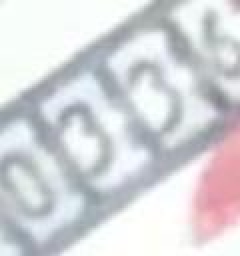
#> input picture images/3 numbers only/0a6ef0.jpg, 120 x 128 px, given as the content of the folder /content/drive/My Drive/Cadrants/aligned, which was not available (shown 2 times larger)
$ jupyter execute --allow-errors AI_for_meter_reading_clean.ipynb   (shell and % lines are left out)   (text cells are left out)
#> lines starting #> are read from the running program, lines starting #| are printed output that depends on the picture; after the words box and inside, x2 and y2 are one past the last pixel; in counts of white or black regions, pixels touching at a corner belong together; pictures that were not available may be replaced by others from this repository, and a replacement may not be noted
[cell 1]
# Décommentez si vous exécutez ce notebook sur Google Colab avec les données sur Drive
# from google.colab import drive
# drive.mount('/content/drive')

[cell 2]
import os
import re
import math
import shutil

import cv2
import yaml
import numpy as np
import pandas as pd
import matplotlib.pyplot as plt
from PIL import Image
from tqdm import tqdm

from ultralytics import YOLO
import easyocr

import torch
import torch.nn as nn
import torch.nn.functional as F
from torch.utils.data import Dataset, DataLoader, random_split
from torchvision import transforms, models

[cell 3]
# === CONFIGURATION ==========================================================
# Adaptez BASE_DIR à votre projet (dossier local ou chemin Google Drive)
BASE_DIR = "/content/drive/My Drive/Cadrants"   # <-- à adapter

CONFIG = {
    # images brutes du challenge (les 793 photos de compteurs)
    "raw_images_dir": os.path.join(BASE_DIR, "pictures"),

    # --- Etape 1 : detection / decoupage du cadran ---
    "yolo_crop_yaml": os.path.join(BASE_DIR, "cadrants.v4i.yolov8", "data.yaml"),
    "yolo_crop_train_images": os.path.join(BASE_DIR, "cadrants.v4i.yolov8", "train", "images"),
    "yolo_crop_weights": os.path.join(BASE_DIR, "modele", "best.pt"),
    "crops_dir": os.path.join(BASE_DIR, "crops"),

    # --- Etape 2 : detection des reperes noir / rouge + alignement ---
    "yolo_align_yaml": os.path.join(BASE_DIR, "boites.v3i.yolov8", "data.yaml"),
    "yolo_align_train_images": os.path.join(BASE_DIR, "boites.v3i.yolov8", "train", "images"),
    "yolo_align_weights": os.path.join(BASE_DIR, "modele", "best_align.pt"),
    "aligned_dir": os.path.join(BASE_DIR, "aligned"),

    # --- Etape 3 : suppression de la partie rouge + recadrage final ---
    "final_crops_dir": os.path.join(BASE_DIR, "final_crops"),
    "final_size": (128, 384),   # (H, W) attendu par la lecture des chiffres

    # --- Etape 4 : lecture des chiffres ---
    "labels_csv": os.path.join(BASE_DIR, "essai_train", "label_filtre_officiel.csv"),
    "submission_csv": os.path.join(BASE_DIR, "submission.csv"),
}

for key in ["crops_dir", "aligned_dir", "final_crops_dir"]:
    os.makedirs(CONFIG[key], exist_ok=True)
#> in build_final_dataset, cv_img is the input picture: shape (128, 120, 3); mean B, G, R 217.4, 213.7, 212.7

#> (the rest of this cell did not finish here and is left out)

[cell 4]
def write_yolo_yaml(yaml_path, train_images_dir, val_images_dir, class_names):
    '''Génère le fichier data.yaml attendu par ultralytics.'''
    os.makedirs(os.path.dirname(yaml_path), exist_ok=True)
    data_config = {
        "train": train_images_dir,
        "val": val_images_dir,
        "nc": len(class_names),
        "names": class_names,
    }
    with open(yaml_path, "w") as f:
        yaml.dump(data_config, f, default_flow_style=False)
    print(f"YAML écrit : {yaml_path}")
    return yaml_path

[cell 5]
# --- Entraînement du modèle de détection du cadran (à lancer une seule fois) ---
write_yolo_yaml(
    CONFIG["yolo_crop_yaml"],
    CONFIG["yolo_crop_train_images"],
    CONFIG["yolo_crop_train_images"],
    class_names=["chiffres"],
)

#> (the rest of this cell did not finish here and is left out)

[cell 6]
# [25 lines left out: function crop_dial_zone, not called in this run]


# --- Utilisation avec le modèle déjà entraîné ---
#> (the rest of this cell did not finish here and is left out)

[cell 7]
write_yolo_yaml(
    CONFIG["yolo_align_yaml"],
    CONFIG["yolo_align_train_images"],
    CONFIG["yolo_align_train_images"],
    class_names=["noir", "rouge"],
)

#> (the rest of this cell did not finish here and is left out)

[cell 8]
CLASS_TO_ID = {"noir": 0, "rouge": 1}


# [32 lines left out: function generate_align_labels, not called in this run]

[cell 9]
# [62 lines left out: functions compute_center, compute_angle, rotate_image, align_dial, not called in this run]


# --- Utilisation avec le modèle déjà entraîné ---
#> (the rest of this cell did not finish here and is left out)

[cell 10]
def remove_red_zone(image, sat_thresh=90, hue_low=(0, 10), hue_high=(170, 180)):
    '''Détecte les pixels rouges du cadran (roue des décimales) via un
    seuillage HSV et les remplace par du noir, pour ne garder que la partie
    noire (chiffres entiers, informative pour le nombre de m3).'''
#> called with sat_thresh = 90, hue_low = (0, 10), hue_high = (170, 180)
    hsv = cv2.cvtColor(image, cv2.COLOR_BGR2HSV)
#> hsv: shape (128, 120, 3); mean H, S, V 100.4, 15.2, 221.2
    h, s, v = cv2.split(hsv)
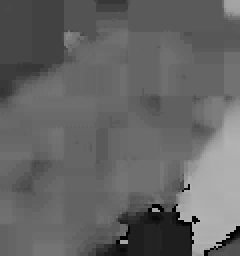
#> h: shape (128, 120) (shown 2 times larger); min 0, max 179, mean 100.4
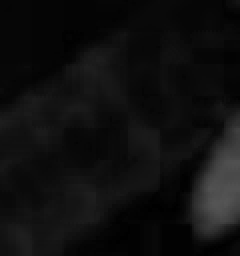
#> s: shape (128, 120) (shown 2 times larger); min 0, max 85, mean 15.2
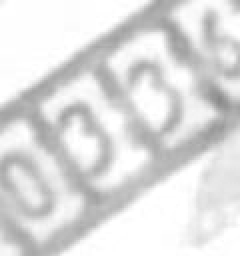
#> v: shape (128, 120) (shown 2 times larger); min 136, max 255, mean 221.2

    mask_low = (h >= hue_low[0]) & (h <= hue_low[1])
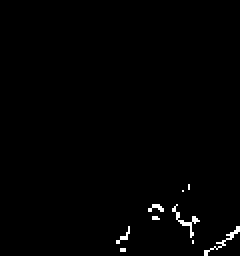
#> mask_low: shape (128, 120) bool (shown 2 times larger); 0.92% white in thin lines or dots, all inside (x1, y1, x2, y2) = (58, 92, 120, 128)
    mask_high = (h >= hue_high[0]) & (h <= hue_high[1])
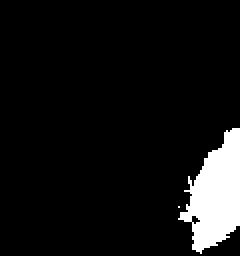
#> mask_high: shape (128, 120) bool (shown 2 times larger); 7.5% white; 2 white regions (1 under 20 px), largest, box (x1, y1, x2, y2) and area: (89, 64, 120, 127) 1152
    red_mask = (mask_low | mask_high) & (s >= sat_thresh)
#> red_mask: shape (128, 120) bool; every value is 0

    result = image.copy()
    result[red_mask] = (0, 0, 0)
    return result


class LetterboxResize:
    '''Redimensionne une image en conservant son ratio, puis la complète
    (padding noir) pour atteindre exactement target_size = (H, W).'''

    def __init__(self, target_size=(128, 384), fill=0):
        self.target_h, self.target_w = target_size
        self.fill = fill

    def __call__(self, img):
        orig_w, orig_h = img.size
#> orig_w = 120; orig_h = 128
        scale = min(self.target_w / orig_w, self.target_h / orig_h)
#> scale = 1
        new_w, new_h = int(orig_w * scale), int(orig_h * scale)
#> new_w = 120; new_h = 128
        img_resized = img.resize((new_w, new_h))

        pad_w = self.target_w - new_w
#> pad_w = 264
        pad_h = self.target_h - new_h
#> pad_h = 0
        padded = Image.new("RGB", (self.target_w, self.target_h), (self.fill,) * 3)
#> padded: PIL image 384x128 RGB; every value is 0
        padded.paste(img_resized, (pad_w // 2, pad_h // 2))
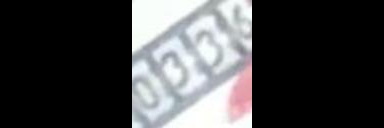
#> padded: PIL image 384x128 RGB; mean R, G, B 66.5, 66.8, 67.9
        return padded


def build_final_dataset(image_folder, output_folder, target_size=(128, 384)):
    os.makedirs(output_folder, exist_ok=True)
    letterbox = LetterboxResize(target_size)
    image_files = [f for f in os.listdir(image_folder) if f.lower().endswith((".jpg", ".jpeg", ".png"))]

    for img_name in tqdm(image_files, desc="Suppression rouge + letterbox"):
        img_path = os.path.join(image_folder, img_name)
        cv_img = cv2.imread(img_path)
        if cv_img is None:
            continue
        cv_img = remove_red_zone(cv_img)

        pil_img = Image.fromarray(cv2.cvtColor(cv_img, cv2.COLOR_BGR2RGB))
        final_img = letterbox(pil_img)
        final_img.save(os.path.join(output_folder, img_name))


build_final_dataset(CONFIG["aligned_dir"], CONFIG["final_crops_dir"], CONFIG["final_size"])

$ run again, on images/3 numbers only/0b69ed.jpg
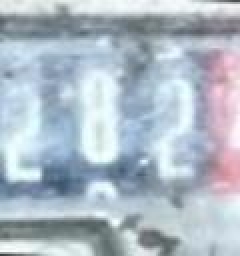
#> input picture images/3 numbers only/0b69ed.jpg, 120 x 128 px, given as the content of the folder /content/drive/My Drive/Cadrants/aligned, which was not available (shown 2 times larger)
#> in build_final_dataset, cv_img is the input picture: shape (128, 120, 3); mean B, G, R 198.4, 186.7, 174.3
#> hsv: shape (128, 120, 3); mean H, S, V 106.1, 36.4, 199.6
#> mask_low: shape (128, 120) bool; every value is 0
#> in remove_red_zone, `mask_high = (h >= hue_high[0]) & (h <= hue_high[1])`:
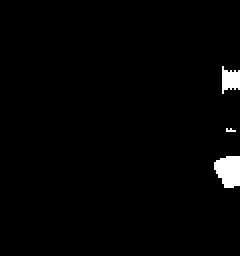
#> mask_high: shape (128, 120) bool (shown 2 times larger); 1.7% white; 3 white regions (1 under 20 px), largest, box (x1, y1, x2, y2) and area: (107, 78, 120, 94) 167, (111, 33, 120, 47) 88
#> in __call__, `padded.paste(img_resized, (pad_w // 2, pad_h // 2))`:
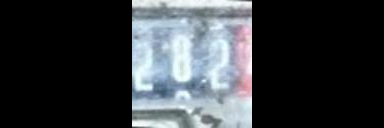
#> padded: PIL image 384x128 RGB; mean R, G, B 54.5, 58.3, 62

$ run again, on images/pictures cropped/0a6ef0_crop.jpg
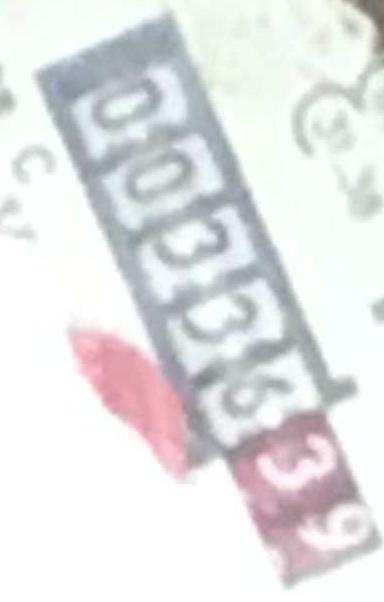
#> input picture images/pictures cropped/0a6ef0_crop.jpg, 384 x 602 px, given as the content of the folder /content/drive/My Drive/Cadrants/aligned, which was not available
#> in build_final_dataset, cv_img is the input picture: shape (602, 384, 3); mean B, G, R 228.8, 228, 227.7
#> hsv: shape (602, 384, 3); mean H, S, V 75.7, 12, 233.6
#> in remove_red_zone, `mask_low = (h >= hue_low[0]) & (h <= hue_low[1])`:
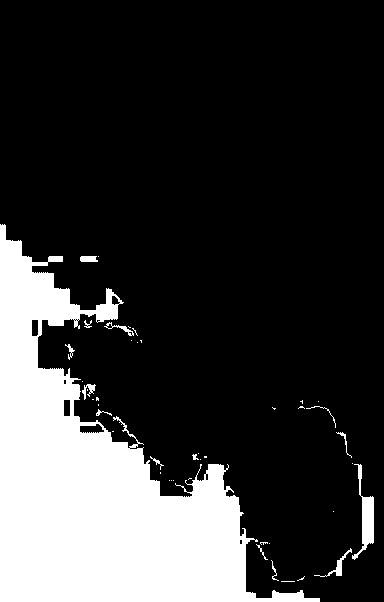
#> mask_low: shape (602, 384) bool; 21.6% white; 45 white regions (30 under 20 px), largest, box (x1, y1, x2, y2) and area: (0, 224, 320, 602) 48215, (352, 464, 374, 560) 725, (314, 548, 352, 577) 163
#> mask_high: shape (602, 384) bool; 9% white; 17 white regions (14 under 20 px), largest, box (x1, y1, x2, y2) and area: (226, 408, 360, 581) 10667, (64, 320, 199, 485) 9862, (314, 465, 326, 480) 109
#> red_mask: shape (602, 384) bool; every value is 0
#> in __call__, `padded.paste(img_resized, (pad_w // 2, pad_h // 2))`:
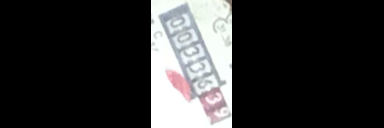
#> padded: PIL image 384x128 RGB; mean R, G, B 48, 48.1, 48.3
